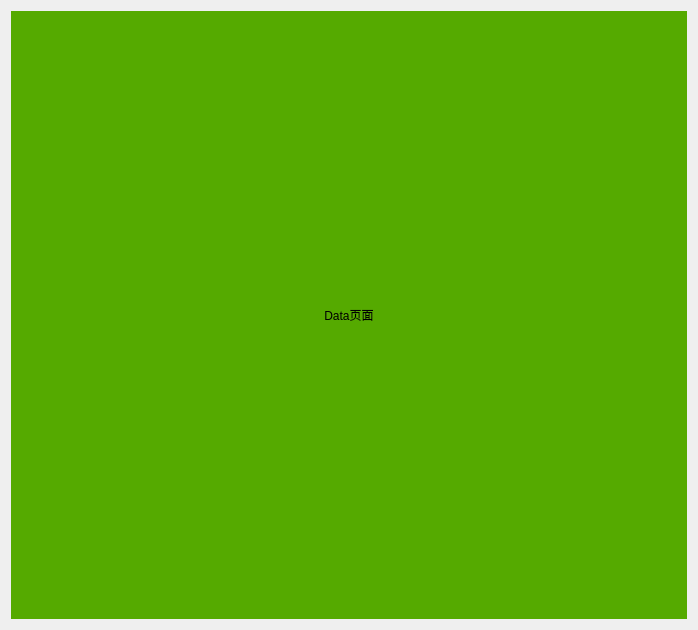
<?xml version="1.0" encoding="UTF-8"?>
<ui version="4.0">
 <class>Data</class>
 <widget class="QWidget" name="Data">
  <property name="geometry">
   <rect>
    <x>0</x>
    <y>0</y>
    <width>698</width>
    <height>630</height>
   </rect>
  </property>
  <property name="windowTitle">
   <string>Data</string>
  </property>
  <layout class="QVBoxLayout" name="verticalLayout">
   <item>
    <widget class="QLabel" name="label">
     <property name="styleSheet">
      <string notr="true">background: rgb(85, 170, 0)</string>
     </property>
     <property name="text">
      <string>Data页面</string>
     </property>
     <property name="alignment">
      <set>Qt::AlignCenter</set>
     </property>
    </widget>
   </item>
  </layout>
 </widget>
 <layoutdefault spacing="6" margin="11"/>
 <resources/>
 <connections/>
</ui>
